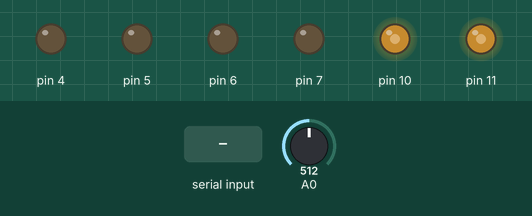
Simulated run of this sketch. Board: Arduino Uno, built with avr-gcc and run on an emulated ATmega328P. On the bench: output pins drawn as LEDs (lit = HIGH). The test bench sets the inputs (shaded band); at power-on: A0 = 512.

Above: at 1.2 s.
1.3 s: A0 set to 716
At 1.6 s:
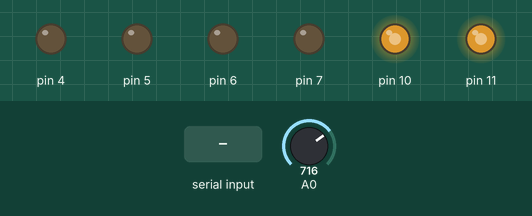
2.8 s: "F" received over Serial
At 4.0 s:
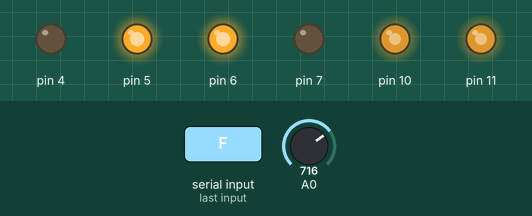
4.3 s: "G" received over Serial
At 5.1 s:
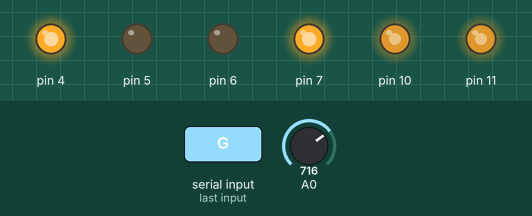
5.8 s: A0 set to 900
At 6.2 s:
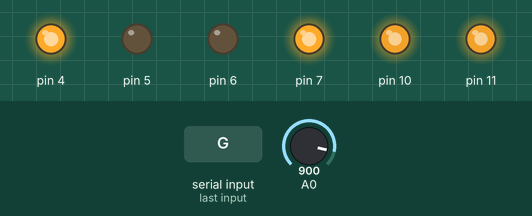
7.3 s: "R" received over Serial
At 8.5 s:
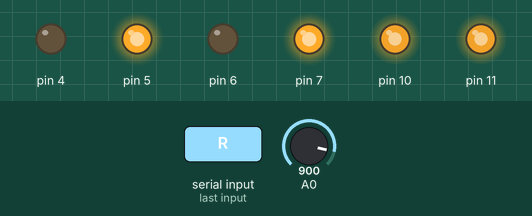
8.8 s: "L" received over Serial
At 9.8 s:
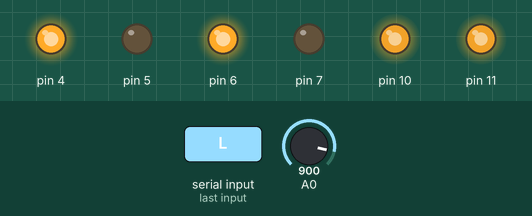
Timing chart, 0 to 11.3 s (numbered marks = the images above; inputs shaded):
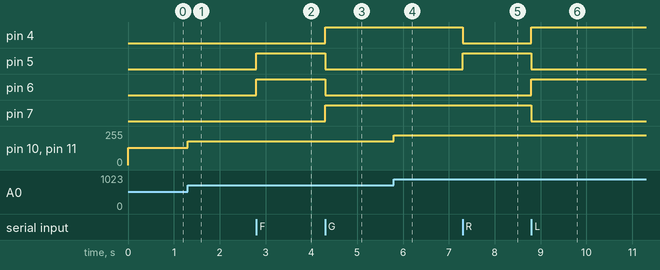

Measured:
- after the input at 1.3 s, pin 10, pin 11: 128/255 → 179/255 at once
- after the input at 2.8 s, pin 5, pin 6: LOW → HIGH at once
- after the input at 4.3 s, pin 4, pin 7: LOW → HIGH at once; pin 5, pin 6: HIGH → LOW at once
- after the input at 5.8 s, pin 10, pin 11: 179/255 → 225/255 at once
- after the input at 7.3 s, pin 4: HIGH → LOW at once; pin 5: LOW → HIGH at once
- after the input at 8.8 s, pin 4, pin 6: LOW → HIGH at once; pin 5, pin 7: HIGH → LOW at once

The sketch:

car_bluetooth.ino
```cpp
// C++ code
//
char input;
void setup() {
  pinMode(7, OUTPUT);
  pinMode(6, OUTPUT);
  pinMode(5, OUTPUT);
  pinMode(4, OUTPUT);
  pinMode(3, INPUT);
  pinMode(10, OUTPUT);
  pinMode(11, OUTPUT);
  Serial.begin(9600);
}

void loop() {
  int potentiometer = analogRead(A0);
  int potent = potentiometer / 4;

  analogWrite(10, potent);
  analogWrite(11, potent);

  while (Serial.available())
  {
    input = Serial.read();

    if (input == 'F') {
      moveForward();
    }
    else if (input == 'G') {
      moveBackward();

    } else if (input == 'R') {
      moveright();

    } else if (input == 'L') {
      moveleft();

    } else if (input == 'S') {
      stop();
    }
  }
}

//Code for PIR SENSOR
// if (digitalRead(3) == LOW)
// {
//   //Serial.println("STOP");
//   stop();
// }
// else
// {
//   moveForward();
// }


void moveForward() {
  digitalWrite(7, LOW);
  digitalWrite(6, HIGH);
  digitalWrite(5, HIGH);
  digitalWrite(4, LOW);
}

void moveBackward() {
  digitalWrite(7, HIGH);
  digitalWrite(6, LOW);
  digitalWrite(5, LOW);
  digitalWrite(4, HIGH);
}

void moveright() {
  digitalWrite(7, HIGH);
  digitalWrite(6, LOW);
  digitalWrite(5, HIGH);
  digitalWrite(4, LOW);
}

void moveleft() {
  digitalWrite(7, LOW);
  digitalWrite(6, HIGH);
  digitalWrite(5, LOW);
  digitalWrite(4, HIGH);
}

void stop() {
  digitalWrite(7, LOW);
  digitalWrite(6, LOW);
  digitalWrite(5, LOW);
  digitalWrite(4, LOW);
}
```
